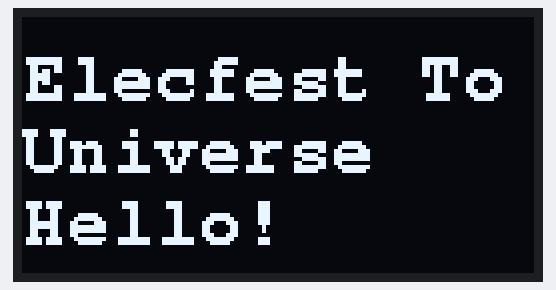
A sketch run on a simulated ESP32. On the bench: 128×64 one-colour display.

Above: at 0.1 s.

The sketch:

Task3.ino
```cpp
#include <Wire.h>
#include <Adafruit_GFX.h>
#include <Adafruit_SSD1306.h>

#include <Fonts/FreeMonoBold9pt7b.h>

Adafruit_SSD1306 display(128, 64, &Wire, -1);

void setup() {
    Wire.begin(21,22);

    display.begin(SSD1306_SWITCHCAPVCC, 0x3C);

    display.clearDisplay();

    display.setFont(&FreeMonoBold9pt7b);
    display.setTextColor(SSD1306_WHITE);

    display.setCursor(0,20);
    display.println("Elecfest To Universe");
    display.println("Hello!");

    display.display();
}

void loop() {
}
```
